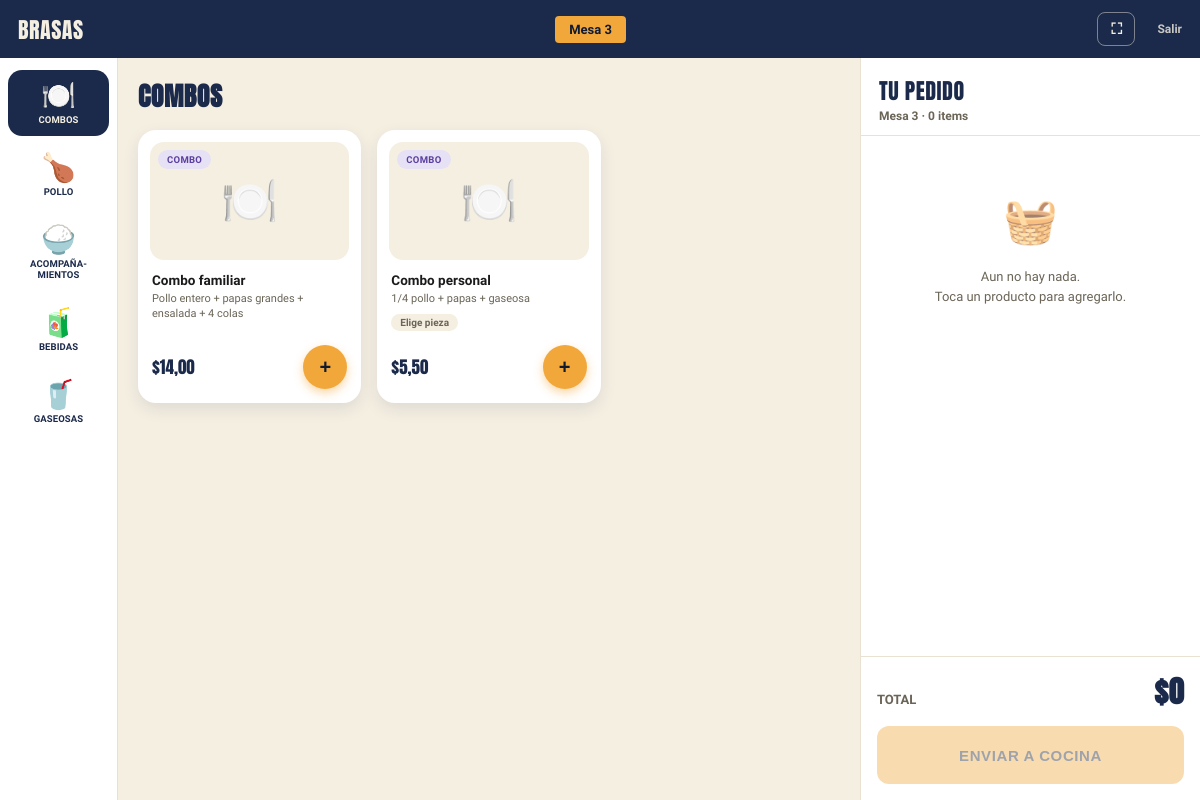
/mesa/3/ (signed in), run on an earlier commit of the app's database.
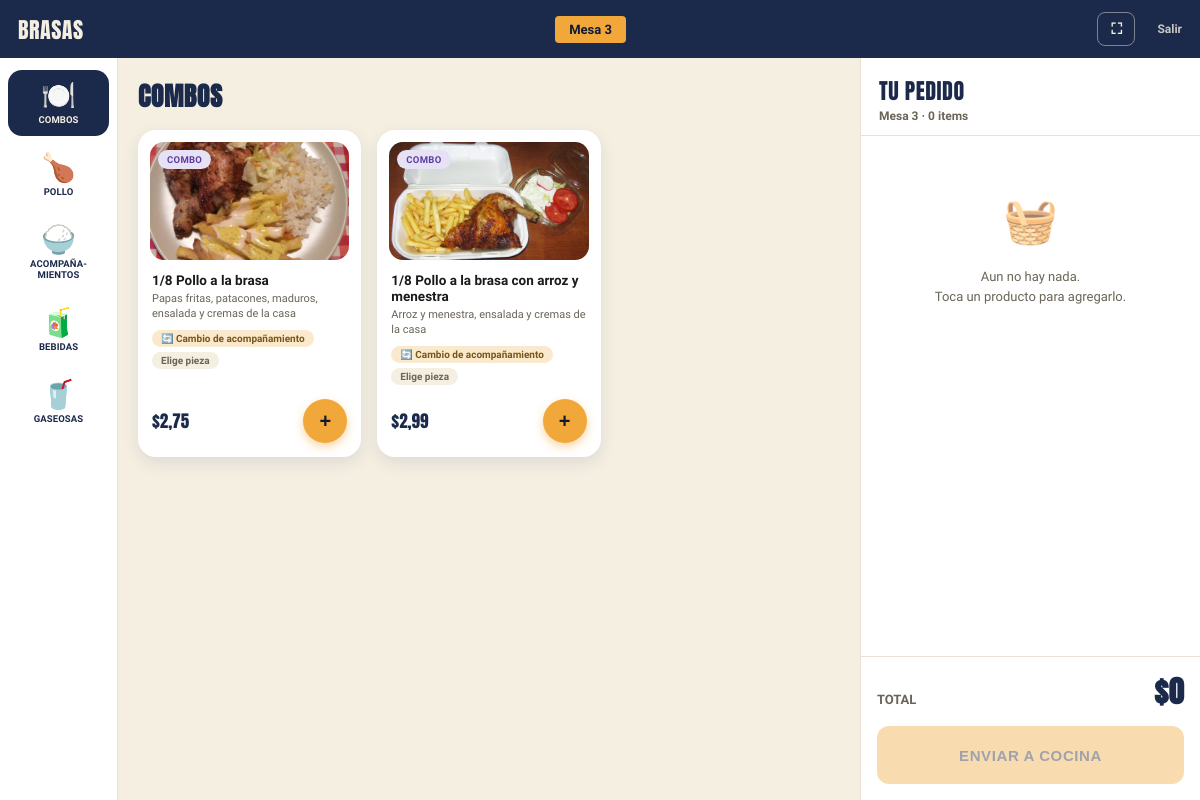
And on a later commit of the database.
### pedidos/models.py (models this page shows, shortened)
class Mesa(models.Model):
    numero = models.IntegerField(unique=True)

class Producto(models.Model):
    CATEGORIAS = [
        ("combos", "Combos"),
        ("pollo", "Pollo"),
        ("acompanamientos", "Acompañamientos"),
        ("bebidas", "Bebidas"),
        ("gaseosas", "Gaseosas"),
    ]
    PIEZAS_POLLO = ["Pechuga", "Cadera", "Muslo", "Pierna"]
    TEMPORIZADORES = [5, 10, 15, 20, 25]
    nombre = models.CharField(max_length=100)
    precio = models.DecimalField(max_digits=6, decimal_places=2)
    categoria = models.CharField(max_length=20, choices=CATEGORIAS)
    imagen = models.FileField(upload_to="productos/", blank=True)
    disponible = models.BooleanField(default=True)
    listo_en = models.DateTimeField(null=True, blank=True)
    controla_stock = models.BooleanField(default=False)
    stock = models.IntegerField(null=True, blank=True)
    es_combo = models.BooleanField(default=False)
    combo_incluye = models.CharField(max_length=250, blank=True)
    requiere_pieza = models.BooleanField(default=False)
    acompanamiento_incluido = models.CharField(max_length=100, blank=True)
    precio_cambio = models.DecimalField(max_digits=6, decimal_places=2, null=True, blank=True)
    def permite_cambio(self):
        return bool(self.acompanamiento_incluido)
    def esta_disponible(self):
        if not self.disponible:
            return False
        if self.controla_stock and (self.stock or 0) <= 0:
            return False
        return True
    def stock_bajo(self, umbral=3):
        return self.controla_stock and self.stock is not None and 0 < self.stock <= umbral
    def segundos_restantes(self):
        if not self.listo_en:
            return 0
        return max(0, int((self.listo_en - timezone.now()).total_seconds()))
    def minutos_restantes(self):
        return -(-self.segundos_restantes() // 60)

class Orden(models.Model):
    ESTADOS = [
        ("abierta", "Abierta"),
        ("enviada", "Enviada a cocina"),
        ("entregada", "Entregada"),
        ("cerrada", "Cerrada"),
    ]
    mesa = models.ForeignKey(Mesa, on_delete=models.CASCADE)
    estado = models.CharField(max_length=20, choices=ESTADOS, default="abierta")
    creado = models.DateTimeField(default=timezone.now)
    enviado_a_cocina = models.DateTimeField(null=True, blank=True)
    def total(self):
        return sum(item.subtotal() for item in self.items.all())

### pedidos/views.py (the view)
# urls.py: path("mesa/<int:mesa_id>/", views.menu_mesa, name="menu_mesa"),
@login_required
@user_passes_test(es_mesero)
def menu_mesa(request, mesa_id):
    mesa = get_object_or_404(Mesa, id=mesa_id)
    orden, _ = Orden.objects.get_or_create(mesa=mesa, estado="abierta")
    categoria = request.GET.get("categoria", "combos")
    productos = Producto.objects.filter(categoria=categoria).order_by("nombre")
    cambios = [
        p for p in Producto.objects.filter(precio_cambio__isnull=False).order_by("nombre")
        if p.esta_disponible()
    ]
    contexto = {
        "mesa": mesa,
        "orden": orden,
        "productos": productos,
        "categoria_activa": categoria,
        "categorias": Producto.CATEGORIAS,
        "piezas_pollo": Producto.PIEZAS_POLLO,
        "acompanamientos_cambio": cambios,
    }
    return render(request, "pedidos/menu_mesa.html", contexto)

### pedidos/context_processors.py (called while the page is built)
def css_version(request):
    ruta = finders.find("pedidos/estilo.css")
    return {"css_version": int(os.path.getmtime(ruta)) if ruta else 0}

### pedidos/views.py (called while the page is built)
def es_mesero(user):
    return user.groups.filter(name="Mesero").exists() or user.is_superuser

### pedidos/templates/pedidos/menu_mesa.html (shortened to what this page needs)
{% extends "pedidos/base.html" %}
{% load l10n %}
{% block contenido %}
<header class="top">
    <a href="{% url 'elegir_mesa' %}" class="titulo">Brasas</a>
    <span class="mesa">Mesa {{ mesa.numero }}</span>
    <span class="top-acciones">
        <button type="button" class="top-fullscreen" id="btn-fullscreen" aria-label="Pantalla completa">⛶</button>
        <a href="{% url 'logout' %}" class="top-salir">Salir</a>
    </span>
</header>
<div class="kiosk">
    <nav class="rail" aria-label="Categorias">
        {% for valor, nombre in categorias %}
        <a href="?categoria={{ valor }}" class="rail-item {% if valor == categoria_activa %}activo{% endif %}">
            <span class="rail-icono" aria-hidden="true">{% if valor == 'combos' %}🍽️{% elif valor == 'pollo' %}🍗{% elif valor == 'acompanamientos' %}🍚{% elif valor == 'bebidas' %}🧃{% else %}🥤{% endif %}</span>
            <span class="rail-texto">{% if valor == "acompanamientos" %}Acompaña&shy;mientos{% else %}{{ nombre }}{% endif %}</span>
        </a>
        {% endfor %}
    </nav>
    <main class="menu">
        <h2 class="menu-titulo">{% for valor, nombre in categorias %}{% if valor == categoria_activa %}{{ nombre }}{% endif %}{% endfor %}</h2>
        <div class="grid">
            {% for producto in productos %}
            {% with disponible=producto.esta_disponible %}
            <article class="card {% if not disponible %}no-disponible{% endif %}" data-producto-id="{{ producto.id }}">
                <div class="card-media">
                    {% if not disponible %}
                        <span class="badge badge-agotado">Agotado</span>
                    {% elif producto.stock_bajo %}
                        <span class="badge badge-pocas">Pocas unidades</span>
                    {% elif producto.es_combo %}
                        <span class="badge badge-combo">Combo</span>
                    {% endif %}
                    {% if producto.imagen %}
                    <img class="media-foto" src="{{ producto.imagen.url }}" alt="{{ producto.nombre }}">
                    {% else %}
                    <span class="media-emoji" aria-hidden="true">
                        {% if producto.es_combo %}🍽️{% elif producto.categoria == 'gaseosas' %}🥤{% elif producto.categoria == 'bebidas' %}🧃{% elif producto.categoria == 'acompanamientos' %}🍚{% else %}🍗{% endif %}
                    </span>
                    {% endif %}
                </div>
                <div class="card-body">
                    <p class="nombre">{{ producto.nombre }}</p>
                    {% if producto.combo_incluye %}
                    <p class="combo-incluye">{{ producto.combo_incluye }}</p>
                    {% endif %}
                    <div class="chips">
                        {% if producto.permite_cambio and acompanamientos_cambio %}
                        <span class="chip chip-cambio">🔄 Cambio de acompañamiento</span>
                        {% endif %}
                        {% if producto.requiere_pieza %}
                        <span class="chip">Elige pieza</span>
                        {% endif %}
                    </div>
                    <div class="card-footer">
                        <span class="precio">${{ producto.precio }}</span>
                        <form method="post" action="{% url 'agregar_item' orden.id producto.id %}" class="form-agregar">
                            {% if producto.requiere_pieza or producto.permite_cambio %}
                            <button type="button" class="btn-add abrir-opciones"
                                    data-nombre="{{ producto.nombre }}"
                                    data-precio="{{ producto.precio|unlocalize }}"
                                    data-requiere-pieza="{% if producto.requiere_pieza %}1{% endif %}"
                                    data-incluido="{{ producto.acompanamiento_incluido }}"
                                    {% if not disponible %}disabled{% endif %} aria-label="Agregar">
                            </button>
                            {% else %}
                            <button class="btn-add" {% if not disponible %}disabled{% endif %} aria-label="Agregar">
                            </button>
                            {% endif %}
                        </form>
                    </div>
                </div>
            </article>
            {% endwith %}
            {% empty %}
            <p class="menu-vacio">No hay productos en esta categoria todavia.</p>
            {% endfor %}
        </div>
    </main>
    <aside class="pedido" id="pedido" aria-label="Tu pedido">
        <div class="pedido-head">
            <div>
                <p class="pedido-titulo">Tu pedido</p>
                <p class="pedido-sub">Mesa {{ mesa.numero }} · {{ orden.items.count }} item{{ orden.items.count|pluralize }}</p>
            </div>
        </div>
        <div class="pedido-lineas">
            {% for item in orden.items.all %}
            <div class="linea">
                <label class="linea-check" aria-label="Seleccionar">
                    <input type="checkbox" name="item_ids" value="{{ item.id }}" form="form-eliminar">
                    <span></span>
                </label>
                <div class="linea-info">
                    <span class="linea-nombre">{{ item.producto.nombre }}</span>
                    {% if item.notas %}<span class="linea-mod">Pieza: {{ item.notas }}</span>{% endif %}
                    {% if item.acompanamiento %}
                    <span class="linea-mod cambio">Sin {{ item.producto.acompanamiento_incluido|lower }} · con {{ item.acompanamiento.nombre }}</span>
                    {% endif %}
                    <span class="linea-precio">${{ item.subtotal }}</span>
                </div>
                <div class="stepper">
                    <button type="submit" form="form-cant-{{ item.id }}" name="delta" value="-1"
                            class="{% if item.cantidad == 1 %}borrar{% endif %}"
                            aria-label="{% if item.cantidad == 1 %}Quitar{% else %}Uno menos{% endif %}">
                        {% if item.cantidad == 1 %}🗑{% else %}−{% endif %}
                    </button>
                    <span>{{ item.cantidad }}</span>
                    <button type="submit" form="form-cant-{{ item.id }}" name="delta" value="1" aria-label="Uno mas">+</button>
                </div>
            </div>
            <form method="post" action="{% url 'cambiar_cantidad' orden.id item.id %}" id="form-cant-{{ item.id }}">
                {% csrf_token %}
                <input type="hidden" name="categoria" value="{{ categoria_activa }}">
            </form>
            {% empty %}
            <div class="pedido-vacio">
                <span aria-hidden="true">🧺</span>
                <p>Aun no hay nada.<br>Toca un producto para agregarlo.</p>
            </div>
            {% endfor %}
        </div>
        <div class="pedido-foot">
            <div class="pedido-total">
                <span>Total</span>
                <strong>${{ orden.total }}</strong>
            </div>
            <form method="post" action="{% url 'confirmar_orden' orden.id %}">
                <button class="btn-enviar" {% if orden.items.count == 0 %}disabled{% endif %}>Enviar a cocina</button>
            </form>
        </div>
    </aside>
</div>
{% endblock %}

### pedidos/templates/pedidos/base.html (shortened to what this page needs)
{% load static %}
<!DOCTYPE html>
<html lang="es">
<head>
    <link rel="stylesheet" href="{% static 'pedidos/estilo.css' %}?v={{ css_version }}">
</head>
<body>
    {% block contenido %}{% endblock %}
</body>
</html>

What changed in the data, as far as the page shows it:
removed Producto: controla_stock "COMBO", nombre "Combo familiar", combo_incluye "Pollo entero + papas grandes + ensalada + 4 colas", precio "14,00"
removed Producto: controla_stock "COMBO", nombre "Combo personal", combo_incluye "1/4 pollo + papas + gaseosa", requiere_pieza "Elige pieza", precio "5,50"
added Producto: controla_stock "COMBO", imagen (picture), nombre "1/8 Pollo a la brasa", combo_incluye "Papas fritas, patacones, maduros, ensalada y cremas de la casa", shows "🔄 Cambio de acompañamiento", requiere_pieza "Elige pieza", precio "2,75"
added Producto: controla_stock "COMBO", imagen (picture), nombre "1/8 Pollo a la brasa con arroz y menestra", combo_incluye "Arroz y menestra, ensalada y cremas de la casa", acompanamiento_incluido "🔄 Cambio de acompañamiento", requiere_pieza "Elige pieza", precio "2,99"
